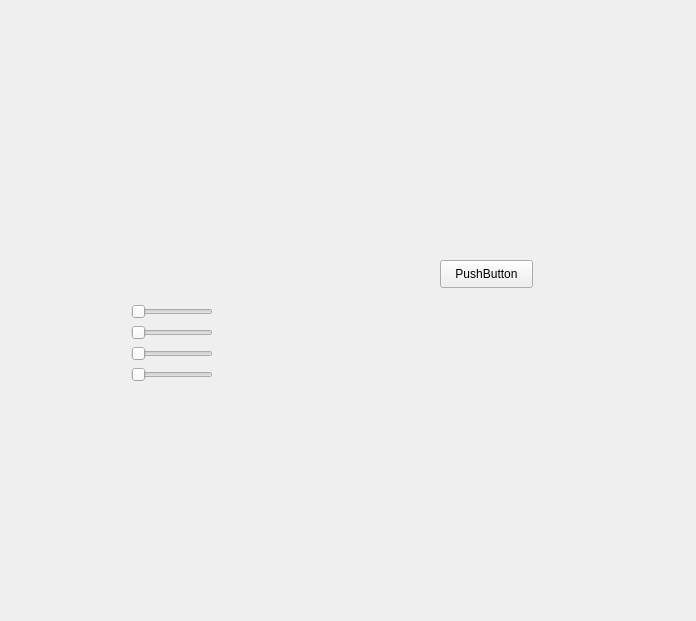
<?xml version="1.0" encoding="UTF-8"?>
<ui version="4.0">
 <class>MainWidget</class>
 <widget class="QWidget" name="MainWidget">
  <property name="geometry">
   <rect>
    <x>0</x>
    <y>0</y>
    <width>696</width>
    <height>621</height>
   </rect>
  </property>
  <property name="windowTitle">
   <string>MainWidget</string>
  </property>
  <widget class="QWidget" name="widget" native="true">
   <property name="geometry">
    <rect>
     <x>120</x>
     <y>280</y>
     <width>104</width>
     <height>126</height>
    </rect>
   </property>
   <layout class="QGridLayout" name="gridLayout">
    <item row="0" column="0">
     <layout class="QVBoxLayout" name="verticalLayout">
      <item>
       <widget class="WSlider" name="horizontalSlider_3">
        <property name="orientation">
         <enum>Qt::Horizontal</enum>
        </property>
       </widget>
      </item>
      <item>
       <widget class="WSlider" name="horizontalSlider_4">
        <property name="orientation">
         <enum>Qt::Horizontal</enum>
        </property>
       </widget>
      </item>
      <item>
       <widget class="WSlider" name="horizontalSlider_2">
        <property name="orientation">
         <enum>Qt::Horizontal</enum>
        </property>
       </widget>
      </item>
      <item>
       <widget class="WSlider" name="horizontalSlider">
        <property name="orientation">
         <enum>Qt::Horizontal</enum>
        </property>
       </widget>
      </item>
     </layout>
    </item>
   </layout>
  </widget>
  <widget class="QPushButton" name="pushButton">
   <property name="geometry">
    <rect>
     <x>440</x>
     <y>260</y>
     <width>93</width>
     <height>28</height>
    </rect>
   </property>
   <property name="text">
    <string>PushButton</string>
   </property>
  </widget>
 </widget>
 <layoutdefault spacing="6" margin="11"/>
 <customwidgets>
  <customwidget>
   <class>WSlider</class>
   <extends>QSlider</extends>
   <header>wslider.h</header>
  </customwidget>
 </customwidgets>
 <resources/>
 <connections/>
</ui>
